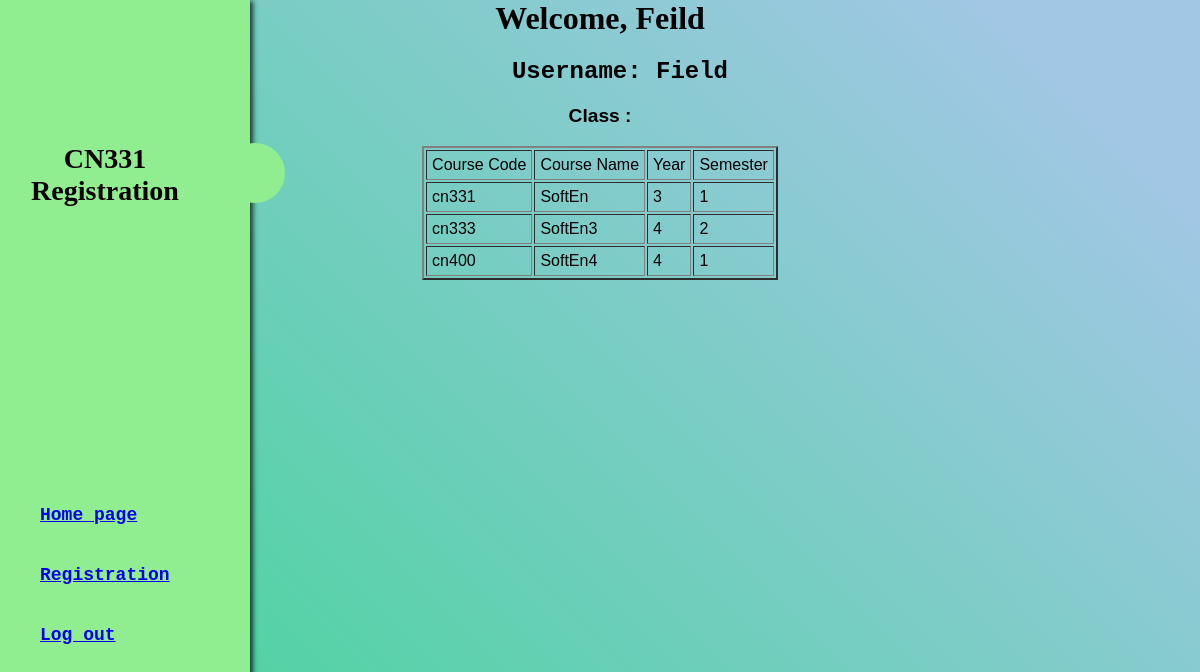
The page / (signed in) on the database its author committed.
### base/models.py (models this page shows, shortened)
class Course(models.Model):
    Subject = models.CharField(max_length=99)
    Subject_name = models.CharField(max_length=99)
    Year = models.IntegerField()
    Semester = models.IntegerField()
    capacity = models.IntegerField()
    status = models.BooleanField()

### base/views.py (the view)
# urls.py: path('', views.index, name='index'),
def index(request):
    if not request.user.is_authenticated:
        return HttpResponseRedirect(reverse('login'))
    student = Student.objects.get(Student_Users_id=request.user.id)
    return render(request, 'users/index.html', {
        "courses": student.courses.all()
    })

### base/templates/users/index.html
{% extends 'users/layout.html' %}
{% block content %}
{% load static %}
<link rel="stylesheet" href="{% static 'index/style.css' %}" type = "text/css">
<h1>Welcome, {{ request.user.first_name }}</h1>
<ul>
    <div class  = "username">
    <li>Username: {{ request.user.username }}</li>
</ul></div>
<h3> Class : <h3>
<table border="2" cellpadding="5" style="margin: 0 auto;">
    <td>Course Code</td>
    <td>Course Name</td>
    <td>Year</td>
    <td>Semester</td>
    {% for Subject in courses %}
    <tr>
        <td>{{Subject.Subject}}</td>
        <td>{{Subject.Subject_name}}</td>
        <td>{{Subject.Year}}</td>
        <td>{{Subject.Semester}}</td>
    </tr>
    {% endfor %}
</table>
{% endblock %}

### static/index/sidebar.css (style rules this page uses)
h1 { left: -20px; font-weight : Bold; text-align : center; font-family : "Lucida Handwriting" ,cursive ; }
li { font-size : x-large ; }
h3 { font-size: larger; font-family : "Helvetica", san-serif }

### static/index/style.css (style rules this page uses)
h1 { font-weight : Bold; text-align : center; font-family : "Lucida Handwriting" ,cursive ; }
h3 { font-size: larger; font-family : "Helvetica", san-serif; text-align : center; }
.username { text-align: center; list-style-type: none ; }

### rows shown on the page
Course: Subject "cn331", Subject_name "SoftEn", Year "3", Semester "1"
Course: Subject "cn333", Subject_name "SoftEn3", Year "4", Semester "2"
Course: Subject "cn400", Subject_name "SoftEn4", Year "4", Semester "1"

### other values the page prints
{{ request.user.first_name }} "Feild"
{{ request.user.username }} "Field"
